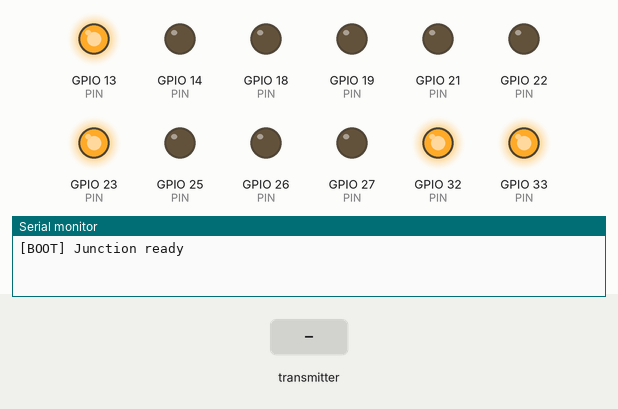
Bench run of a sketch on a simulated ESP32. Parts: output pins drawn as LEDs (lit = HIGH), the last lines printed to the serial monitor. Inputs (shaded band) come from the test bench.

Above: at 2.2 s.
2.3 s: the transmitter starts sending active = 1
At 3.3 s:
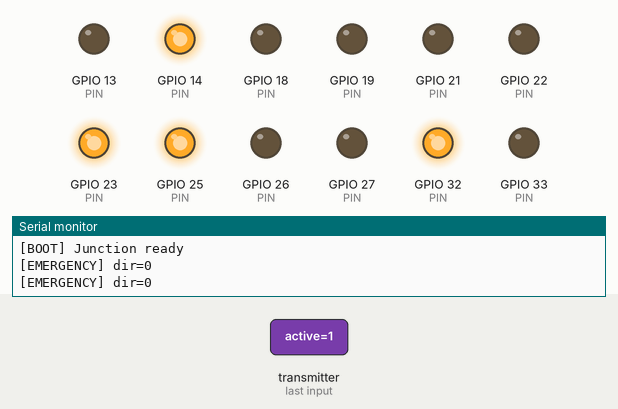
5.3 s: the transmitter starts sending direction = 64
At 6.1 s:
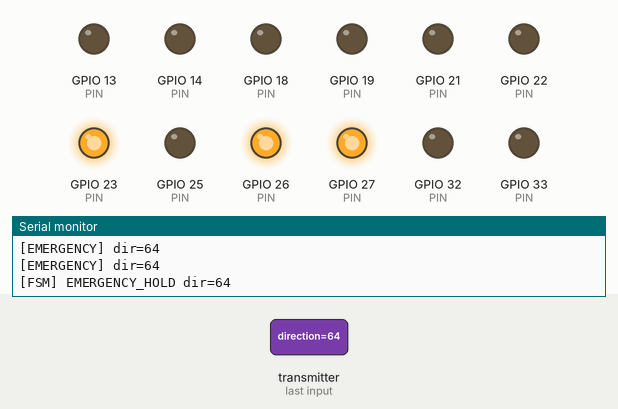
7.3 s: the transmitter starts sending active = 0
At 8.3 s:
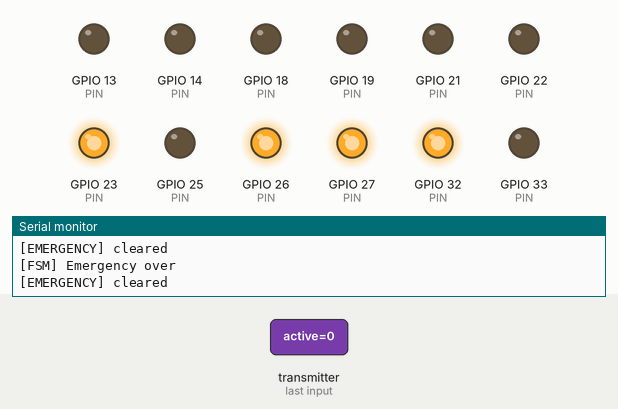
Timing chart, 0 to 22.3 s (numbered marks = the images above; inputs shaded):
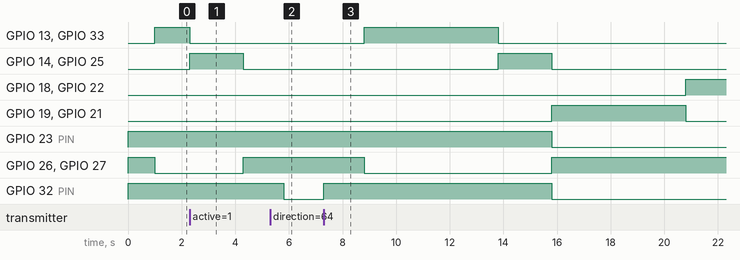

The sketch:

junction.ino
```cpp
// ═══════════════════════════════════════════════════
//  ESP32 #2 — JUNCTION CONTROLLER
//  Runs 4-phase FSM + emergency preemption + override
//  MAC: 78:1C:3C:B7:D8:84
// ═══════════════════════════════════════════════════

#include <esp_now.h>
#include <WiFi.h>
#include <esp_wifi.h>

// ── PINS ─────────────────────────────────────────
#define N_RED 27
#define N_YEL 14
#define N_GRN 13

#define E_RED 32
#define E_YEL 18
#define E_GRN 19

#define S_RED 26
#define S_YEL 25
#define S_GRN 33

#define W_RED 23
#define W_YEL 22
#define W_GRN 21

const uint8_t PIN[4][3] = {
  {N_RED,N_YEL,N_GRN},  // NORTH [0]
  {E_RED,E_YEL,E_GRN},  // EAST  [1]
  {S_RED,S_YEL,S_GRN},  // SOUTH [2]
  {W_RED,W_YEL,W_GRN},  // WEST  [3]
};
#define R 0
#define Y 1
#define G 2

// ── TIMING ───────────────────────────────────────
#define GREEN_MS   5000
#define YELLOW_MS  2000
#define ALLRED_MS  1500
#define TIMEOUT_MS 10000

// ── STATES ───────────────────────────────────────
enum State {
  NS_GREEN, NS_YELLOW,
  EW_GREEN, EW_YELLOW,
  SAFE_TRANSITION,
  ALLRED_BUFFER,
  EMERGENCY_HOLD,
  OVERRIDE_HOLD
};

// ── PACKETS ──────────────────────────────────────
typedef struct {
  char     id[10];
  bool     active;
  uint8_t  direction;
  uint32_t timestamp;
} EmergencyPacket;

typedef struct {
  char command[12];
} OverridePacket;

// ── GLOBALS ──────────────────────────────────────
State    state      = NS_GREEN;
State    savedState = NS_GREEN;
uint32_t stateTimer = 0;

volatile bool    eFlag = false;
volatile uint8_t eDir  = 0;
uint32_t         eTs   = 0;
bool             resuming = false;

// ── LIGHT HELPERS ────────────────────────────────
void setLight(uint8_t dir, uint8_t color) {
  digitalWrite(PIN[dir][0], LOW);
  digitalWrite(PIN[dir][1], LOW);
  digitalWrite(PIN[dir][2], LOW);
  digitalWrite(PIN[dir][color], HIGH);
}
void allRed()        { for(int d=0;d<4;d++) setLight(d,R); }
void applyNSGreen()  { setLight(0,G);setLight(2,G);setLight(1,R);setLight(3,R); }
void applyNSYellow() { setLight(0,Y);setLight(2,Y);setLight(1,R);setLight(3,R); }
void applyEWGreen()  { setLight(1,G);setLight(3,G);setLight(0,R);setLight(2,R); }
void applyEWYellow() { setLight(1,Y);setLight(3,Y);setLight(0,R);setLight(2,R); }
void applyEmergency(uint8_t dir) { allRed(); setLight(dir,G); }

void goTo(State next) { state=next; stateTimer=millis(); }

void resumeNormal() {
  eFlag = false;
  goTo(NS_GREEN);
  applyNSGreen();
  Serial.println("[FSM] Normal cycle resumed");
}

// ── ESP-NOW CALLBACK ─────────────────────────────
void onReceive(const uint8_t* mac, const uint8_t* data, int len) {

  if (len == sizeof(EmergencyPacket)) {
    EmergencyPacket pkt;
    memcpy(&pkt, data, sizeof(pkt));
    if (pkt.active) {
      eFlag = true;
      eDir  = pkt.direction;
      eTs   = millis();
      if (state == OVERRIDE_HOLD) {
        savedState = NS_GREEN;
        goTo(ALLRED_BUFFER);
        allRed();
        resuming = false;
      }
      Serial.printf("[EMERGENCY] dir=%d\n", pkt.direction);
    } else {
      eFlag = false;
      Serial.println("[EMERGENCY] cleared");
    }
  }

  else if (len == sizeof(OverridePacket)) {
    OverridePacket pkt;
    memcpy(&pkt, data, sizeof(pkt));
    String cmd = String(pkt.command);
    Serial.printf("[OVERRIDE] %s\n", pkt.command);

    if (cmd == "NORMAL") {
      resumeNormal();
    } else {
      eFlag = false;
      allRed();
      if      (cmd == "NORTH") setLight(0,G);
      else if (cmd == "EAST")  setLight(1,G);
      else if (cmd == "SOUTH") setLight(2,G);
      else if (cmd == "WEST")  setLight(3,G);
      goTo(OVERRIDE_HOLD);
    }
  }
}

// ── SETUP ────────────────────────────────────────
void setup() {
  Serial.begin(115200);
  for(int d=0;d<4;d++)
    for(int c=0;c<3;c++)
      pinMode(PIN[d][c], OUTPUT);

  allRed();
  delay(1000);

  WiFi.mode(WIFI_STA);
  esp_wifi_set_channel(1, WIFI_SECOND_CHAN_NONE);
  esp_now_init();
  esp_now_register_recv_cb(onReceive);

  goTo(NS_GREEN);
  applyNSGreen();
  Serial.println("[BOOT] Junction ready");
}

// ── MAIN LOOP ────────────────────────────────────
void loop() {
  uint32_t now = millis();

  if (eFlag && (now - eTs > TIMEOUT_MS)) {
    eFlag = false;
    Serial.println("[TIMEOUT] Emergency cleared");
  }

  switch(state) {

    case NS_GREEN:
      if (eFlag) {
        savedState = NS_GREEN;
        goTo(SAFE_TRANSITION);
        applyNSYellow();
      } else if (now - stateTimer > GREEN_MS) {
        goTo(NS_YELLOW);
        applyNSYellow();
      }
      break;

    case NS_YELLOW:
      if (now - stateTimer > YELLOW_MS) {
        if (eFlag) { savedState=EW_GREEN; goTo(ALLRED_BUFFER); allRed(); }
        else       { goTo(EW_GREEN); applyEWGreen(); }
      }
      break;

    case EW_GREEN:
      if (eFlag) {
        savedState = EW_GREEN;
        goTo(SAFE_TRANSITION);
        applyEWYellow();
      } else if (now - stateTimer > GREEN_MS) {
        goTo(EW_YELLOW);
        applyEWYellow();
      }
      break;

    case EW_YELLOW:
      if (now - stateTimer > YELLOW_MS) {
        if (eFlag) { savedState=NS_GREEN; goTo(ALLRED_BUFFER); allRed(); }
        else       { goTo(NS_GREEN); applyNSGreen(); }
      }
      break;

    case SAFE_TRANSITION:
      if (now - stateTimer > YELLOW_MS) {
        resuming = false;
        goTo(ALLRED_BUFFER);
        allRed();
      }
      break;

    case ALLRED_BUFFER:
      if (now - stateTimer > ALLRED_MS) {
        if (resuming) {
          resuming = false;
          switch(savedState) {
            case NS_GREEN: goTo(NS_GREEN); applyNSGreen(); break;
            case EW_GREEN: goTo(EW_GREEN); applyEWGreen(); break;
            default:       goTo(NS_GREEN); applyNSGreen(); break;
          }
          Serial.println("[FSM] Resumed after emergency");
        } else {
          goTo(EMERGENCY_HOLD);
          applyEmergency(eDir);
          Serial.printf("[FSM] EMERGENCY_HOLD dir=%d\n", eDir);
        }
      }
      break;

    case EMERGENCY_HOLD:
      if (!eFlag) {
        resuming = true;
        goTo(ALLRED_BUFFER);
        allRed();
        Serial.println("[FSM] Emergency over");
      }
      break;

    case OVERRIDE_HOLD:
      // Waits here until NORMAL command or emergency arrives
      break;
  }
}
```

Measured:
- after the input at 2.3 s, GPIO 13 (PIN), GPIO 33 (PIN): HIGH → LOW at once; GPIO 14 (PIN), GPIO 25 (PIN): LOW → HIGH at once, → LOW 2.0 s later; GPIO 26 (PIN), GPIO 27 (PIN): LOW → HIGH after 2.0 s
- after the input at 5.3 s, GPIO 13 (PIN): stays LOW (without the input it goes to HIGH after 0.50 s); GPIO 27 (PIN): stays HIGH (without the input it goes to LOW after 0.50 s); GPIO 32 (PIN): HIGH → LOW after 0.50 s
- after the input at 7.3 s, GPIO 13 (PIN), GPIO 33 (PIN): LOW → HIGH after 1.5 s, → LOW 5.0 s later; GPIO 14 (PIN), GPIO 25 (PIN): LOW → HIGH after 6.5 s, → LOW 2.0 s later; GPIO 18 (PIN), GPIO 22 (PIN): LOW → HIGH after 13.5 s; GPIO 19 (PIN), GPIO 21 (PIN): LOW → HIGH after 8.5 s, → LOW 5.0 s later; GPIO 23 (PIN): HIGH → LOW after 8.5 s
